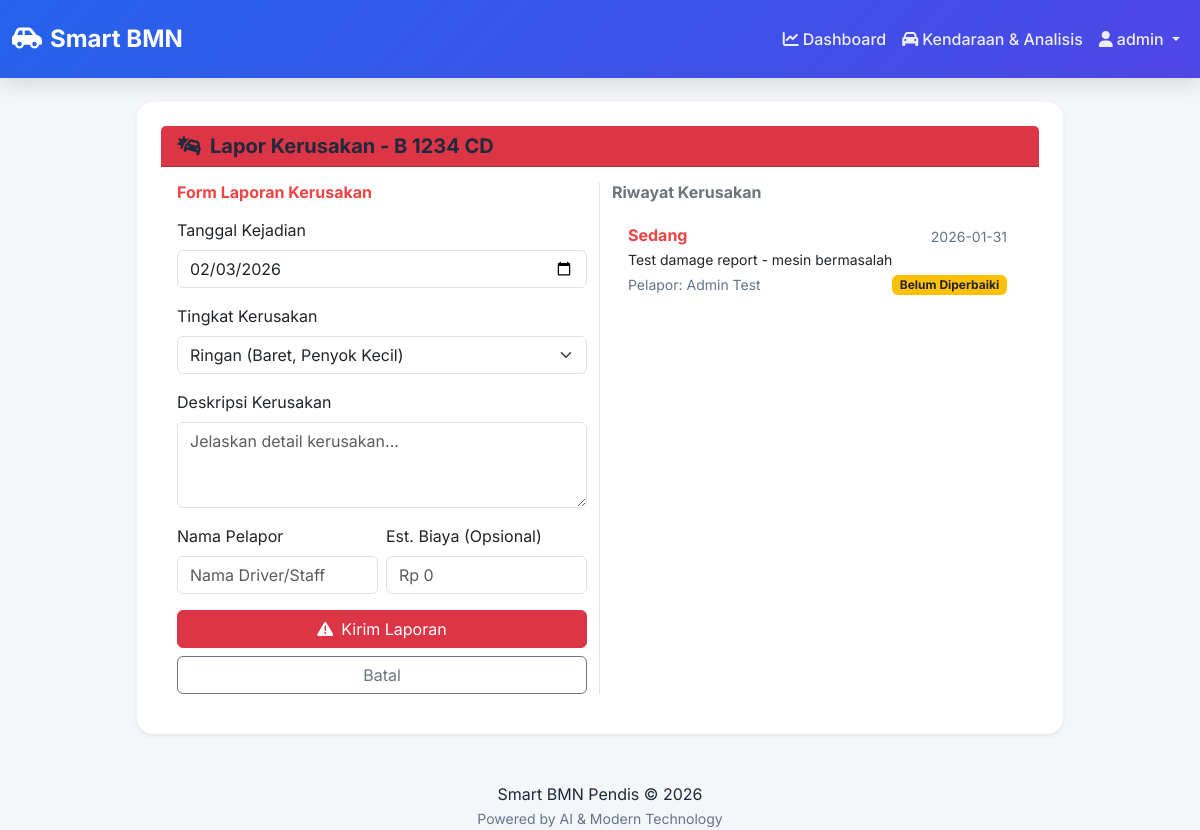
The app's page /damage/1 (signed in) with its own data.
### models/user.py (models this page shows, shortened)
class User(db.Model, UserMixin):
    id = db.Column(db.Integer, primary_key=True)
    username = db.Column(db.String(20), unique=True, nullable=False)
    email = db.Column(db.String(120), unique=True, nullable=False)
    password = db.Column(db.String(60), nullable=False)
    role = db.Column(db.String(20), nullable=False, default='Operator') # Admin, Operator, Pejabat
    created_at = db.Column(db.DateTime, nullable=False, default=datetime.utcnow)

### models/vehicle.py (models this page shows, shortened)
class Vehicle(db.Model):
    id = db.Column(db.Integer, primary_key=True)
    plat_no = db.Column(db.String(20), unique=True, nullable=False)
    jenis = db.Column(db.String(50), nullable=False) # Mobil, Motor, Truk
    merk = db.Column(db.String(50), nullable=False)
    tipe = db.Column(db.String(50), nullable=False)
    tahun_perolehan = db.Column(db.Integer, nullable=False)
    harga_perolehan = db.Column(db.Float, nullable=False)
    kondisi_saat_ini = db.Column(db.String(20), nullable=False) # Baik, Rusak Ringan, Rusak Berat
    pengguna_saat_ini = db.Column(db.String(100), nullable=True)
    pejabat = db.Column(db.String(100), nullable=True)
    jarak_tempuh = db.Column(db.Integer, nullable=True, default=0) # KM
    nilai_buku = db.Column(db.Float, nullable=True) # Nilai penyusutan
    prediksi_nilai_jual = db.Column(db.Float, nullable=True)
    limit_lelang = db.Column(db.Float, nullable=True)  # Limit harga lelang (50-80% dari estimasi)
    rekomendasi_lelang = db.Column(db.String(20), nullable=True) # Layak / Tidak
    skor_kelayakan = db.Column(db.Float, nullable=True)
    alasan_rekomendasi = db.Column(db.Text, nullable=True)
    last_analyzed = db.Column(db.DateTime, nullable=True)
    maintenances = db.relationship('Maintenance', backref='vehicle', lazy=True, cascade="all, delete-orphan")
    damages = db.relationship('Damage', backref='vehicle', lazy=True, cascade="all, delete-orphan")
    usage_history = db.relationship('UsageHistory', backref='vehicle', lazy=True, cascade="all, delete-orphan")
    created_at = db.Column(db.DateTime, nullable=False, default=datetime.utcnow)

### models/damage.py (models this page shows, shortened)
class Damage(db.Model):
    id = db.Column(db.Integer, primary_key=True)
    vehicle_id = db.Column(db.Integer, db.ForeignKey('vehicle.id'), nullable=False)
    tanggal = db.Column(db.Date, nullable=False, default=datetime.utcnow)
    deskripsi = db.Column(db.Text, nullable=False)
    tingkat_kerusakan = db.Column(db.String(20), nullable=False) # Ringan, Sedang, Berat
    biaya_perbaikan = db.Column(db.Float, default=0.0)
    pelapor = db.Column(db.String(50), nullable=True) # Nama Pelapor/Driver
    status = db.Column(db.String(20), default='Belum Diperbaiki') # Belum Diperbaiki, Dalam Perbaikan, Selesai
    created_at = db.Column(db.DateTime, nullable=False, default=datetime.utcnow)

### controllers/main.py (the view, shortened to what this page needs)
@main.route('/damage/<int:id>', methods=['GET', 'POST'])
@login_required
def add_damage(id):
    from models.damage import Damage
    from services.decision_engine import DecisionEngine
    v = Vehicle.query.get_or_404(id)
    return render_template('add_damage.html', v=v, today=datetime.today().strftime('%Y-%m-%d'))

### app.py (called while the page is built)
@app.context_processor
def inject_now():
    return {'now': datetime.datetime.now()}

### models/user.py (called while the page is built)
@login_manager.user_loader
def load_user(user_id):
    return User.query.get(int(user_id))

### templates/add_damage.html (shortened to what this page needs)
{% extends "base.html" %}
{% block content %}
<div class="row justify-content-center">
    <div class="col-md-10">
        <div class="card shadow-sm border-danger">
            <div class="card-header bg-danger text-white">
                <h5 class="mb-0"><i class="fa-solid fa-car-crash me-2"></i>Lapor Kerusakan - {{ v.plat_no }}</h5>
            </div>
            <div class="card-body">
                <div class="row">
                    <div class="col-md-6 border-end">
                        <h6 class="text-danger mb-3">Form Laporan Kerusakan</h6>
                        <form method="POST">
                            <div class="mb-3">
                                <label class="form-label">Tanggal Kejadian</label>
                                <input type="date" name="tanggal" class="form-control" required value="{{ today }}">
                            </div>
                            <div class="mb-3">
                                <label class="form-label">Tingkat Kerusakan</label>
                                <select name="tingkat" class="form-select" required>
                                    <option value="Ringan">Ringan (Baret, Penyok Kecil)</option>
                                </select>
                            </div>
                            <div class="mb-3">
                                <label class="form-label">Deskripsi Kerusakan</label>
                                <textarea name="deskripsi" class="form-control" rows="3"
                                    placeholder="Jelaskan detail kerusakan..." required></textarea>
                            </div>
                            <div class="row g-2 mb-3">
                                <div class="col-md-6">
                                    <label class="form-label">Nama Pelapor</label>
                                    <input type="text" name="pelapor" class="form-control"
                                        placeholder="Nama Driver/Staff">
                                </div>
                                <div class="col-md-6">
                                    <label class="form-label">Est. Biaya (Opsional)</label>
                                    <input type="number" name="biaya" class="form-control" placeholder="Rp 0">
                                </div>
                            </div>
                            <div class="d-grid gap-2">
                                <button type="submit" class="btn btn-danger"><i
                                        class="fa-solid fa-exclamation-triangle me-2"></i>Kirim Laporan</button>
                                <a href="{{ url_for('main.vehicles') }}" class="btn btn-outline-secondary">Batal</a>
                            </div>
                        </form>
                    </div>
                    <div class="col-md-6">
                        <h6 class="text-secondary mb-3">Riwayat Kerusakan</h6>
                        <div class="list-group list-group-flush" style="max-height: 400px; overflow-y: auto;">
                            {% if v.damages %}
                            {% for d in v.damages|sort(attribute='tanggal', reverse=True) %}
                            <div class="list-group-item">
                                <div class="d-flex w-100 justify-content-between">
                                    <h6 class="mb-1 text-danger">{{ d.tingkat_kerusakan }}</h6>
                                    <small class="text-muted">{{ d.tanggal }}</small>
                                </div>
                                <p class="mb-1 small">{{ d.deskripsi }}</p>
                                <div class="d-flex justify-content-between align-items-center">
                                    <small class="text-muted">Pelapor: {{ d.pelapor or '-' }}</small>
                                    {% if d.status == 'Selesai' %}
                                    <span class="badge bg-success">Selesai</span>
                                    {% else %}
                                    <span class="badge bg-warning text-dark">Belum Diperbaiki</span>
                                    {% endif %}
                                </div>
                            </div>
                            {% endfor %}
                            {% else %}
                            <div class="text-center text-muted py-5">
                                <i class="fa-solid fa-shield-alt fa-3x mb-3"></i>
                                <p>Tidak ada riwayat kerusakan. Kendaraan aman.</p>
                            </div>
                            {% endif %}
                        </div>
                    </div>
                </div>
            </div>
        </div>
    </div>
</div>
{% endblock %}

### templates/base.html (shortened to what this page needs)
<!DOCTYPE html>
<html lang="id">
<head>
  <link href="https://cdn.jsdelivr.net/npm/bootstrap@5.3.2/dist/css/bootstrap.min.css" rel="stylesheet">
  <link href="https://cdnjs.cloudflare.com/ajax/libs/font-awesome/6.0.0/css/all.min.css" rel="stylesheet">
  <link rel="stylesheet" href="{{ url_for('static', filename='css/style.css') }}">
</head>
<body>
  <nav class="navbar navbar-expand-lg navbar-dark">
    <div class="container-fluid">
      <a class="navbar-brand fw-bold" href="/">
        <i class="fa-solid fa-car-side me-2"></i>Smart BMN
      </a>
      <div class="collapse navbar-collapse" id="navbarNav">
        <ul class="navbar-nav ms-auto">
          {% if current_user.is_authenticated %}
          <li class="nav-item">
            <a class="nav-link" href="{{ url_for('main.dashboard') }}">
              <i class="fa-solid fa-chart-line me-1"></i>Dashboard
            </a>
          </li>
          <li class="nav-item">
            <a class="nav-link" href="{{ url_for('main.vehicles') }}">
              <i class="fa-solid fa-car me-1"></i>Kendaraan & Analisis
            </a>
          </li>
          <li class="nav-item dropdown">
            <a class="nav-link dropdown-toggle" href="#" role="button" data-bs-toggle="dropdown">
              <i class="fa-solid fa-user me-1"></i>{{ current_user.username }}
            </a>
          </li>
          {% endif %}
        </ul>
      </div>
    </div>
  </nav>
  <div class="container mt-4 fade-in">
    {% block content %}{% endblock %}
  </div>
  <footer class="text-center mt-5">
    <div class="container">
      <p class="mb-0">
        Smart BMN Pendis &copy; {{ now.year }}
      </p>
      <small class="text-muted">Powered by AI & Modern Technology</small>
    </div>
  </footer>
</body>
</html>

### static/css/style.css (style rules this page uses)
:root { --bg-primary: #f4f6f9; --bg-secondary: #ffffff; --bg-elevated: #ffffff; --text-primary: #1e293b; --text-secondary: #64748b; --text-muted: #94a3b8; --shadow-light: #ffffff; --shadow-dark: rgba(148, 163, 184, 0.4); --card-shadow: 0 4px 6px -1px rgba(0, 0, 0, 0.1), 0 2px 4px -1px rgba(0, 0, 0, 0.06); --accent-primary: #2563eb; --accent-secondary: #4f46e5; --accent-success: #10b981; --accent-warning: #f59e0b; --accent-danger: #ef4444; --gradient-accent: linear-gradient(135deg, #2563eb 0%, #4f46e5 100%); --gradient-success: linear-gradient(135deg, #10b981 0%, #059669 100%); }
body { background-color: var(--bg-primary); color: var(--text-primary); font-family: 'Inter', sans-serif; transition: background-color 0.3s ease, color 0.3s ease; }
h1, h2, h3, h4, h5, h6 { color: var(--text-primary); font-weight: 700; }
.navbar { background: var(--gradient-accent) !important; box-shadow: 0 4px 20px rgba(0, 0, 0, 0.15); padding: 1rem 0; }
.navbar-brand { font-size: 1.5rem; color: white !important; }
.nav-link { color: rgba(255, 255, 255, 0.9) !important; font-weight: 500; }
.card, .stat-card { background-color: var(--bg-secondary); border: none; border-radius: 16px; box-shadow: var(--card-shadow); transition: transform 0.3s ease, box-shadow 0.3s ease; padding: 1.5rem; }
.text-muted { color: var(--text-secondary) !important; }
.text-danger { color: var(--accent-danger) !important; }
.fade-in { animation: fadeIn 0.8s ease-out; }

### records on screen
User: username "admin"
Vehicle: plat_no "B 1234 CD"
Damage: tingkat_kerusakan "Sedang", tanggal "2026-01-31", deskripsi "Test damage report - mesin bermasalah", pelapor "Admin Test", status "Belum Diperbaiki"
